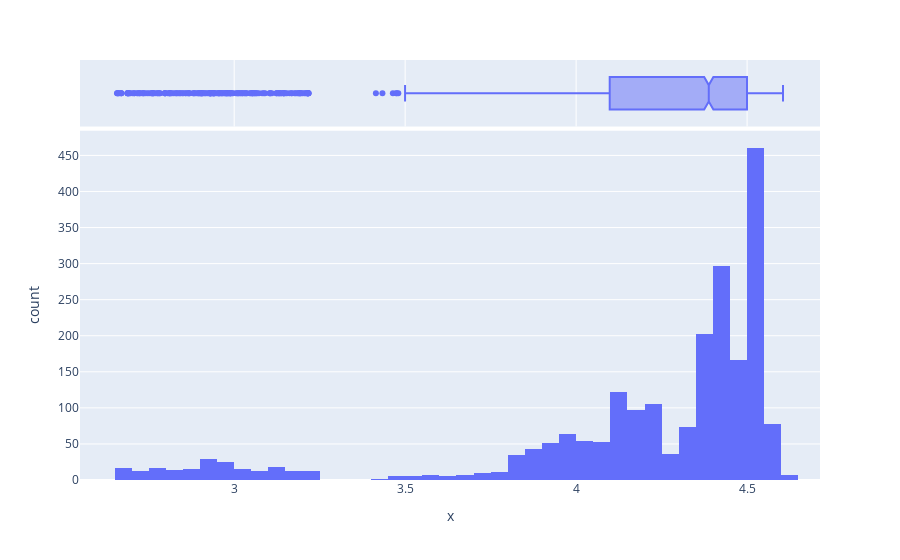

Write notebook code for a chart like this one.
### Code cell
px.histogram(x=np.log(df['humidity']),marginal='box') ##No difference in outliers on graph when converting the feature to log scale

### Figure 1 — Plotly figure (JSON) as saved in the notebook; plotly's stock layout.template omitted (floating-point values rounded to 4 significant figures; data arrays with more than 128 entries replaced by an {"elided": "..."} marker saying what was removed)
{"data": [{"alignmentgroup": "True", "bingroup": "x", "hovertemplate": "x=%{x}<br>count=%{y}<extra></extra>", "legendgroup": "", "marker": {"color": "#636efa", "pattern": {"shape": ""}}, "name": "", "offsetgroup": "", "orientation": "v", "showlegend": false, "type": "histogram", "x": {"elided": "2197 float values"}, "xaxis": "x", "yaxis": "y"}, {"alignmentgroup": "True", "hovertemplate": "x=%{x}<extra></extra>", "legendgroup": "", "marker": {"color": "#636efa"}, "name": "", "notched": true, "offsetgroup": "", "showlegend": false, "type": "box", "x": {"elided": "2197 float values"}, "xaxis": "x2", "yaxis": "y2"}], "layout": {"barmode": "relative", "legend": {"tracegroupgap": 0}, "margin": {"t": 60}, "xaxis": {"anchor": "y", "domain": [0, 1], "title": {"text": "x"}}, "xaxis2": {"anchor": "y2", "domain": [0, 1], "matches": "x", "showgrid": true, "showticklabels": false}, "yaxis": {"anchor": "x", "domain": [0, 0.8316], "title": {"text": "count"}}, "yaxis2": {"anchor": "x2", "domain": [0.8416, 1], "matches": "y2", "showgrid": false, "showline": false, "showticklabels": false, "ticks": ""}}}
